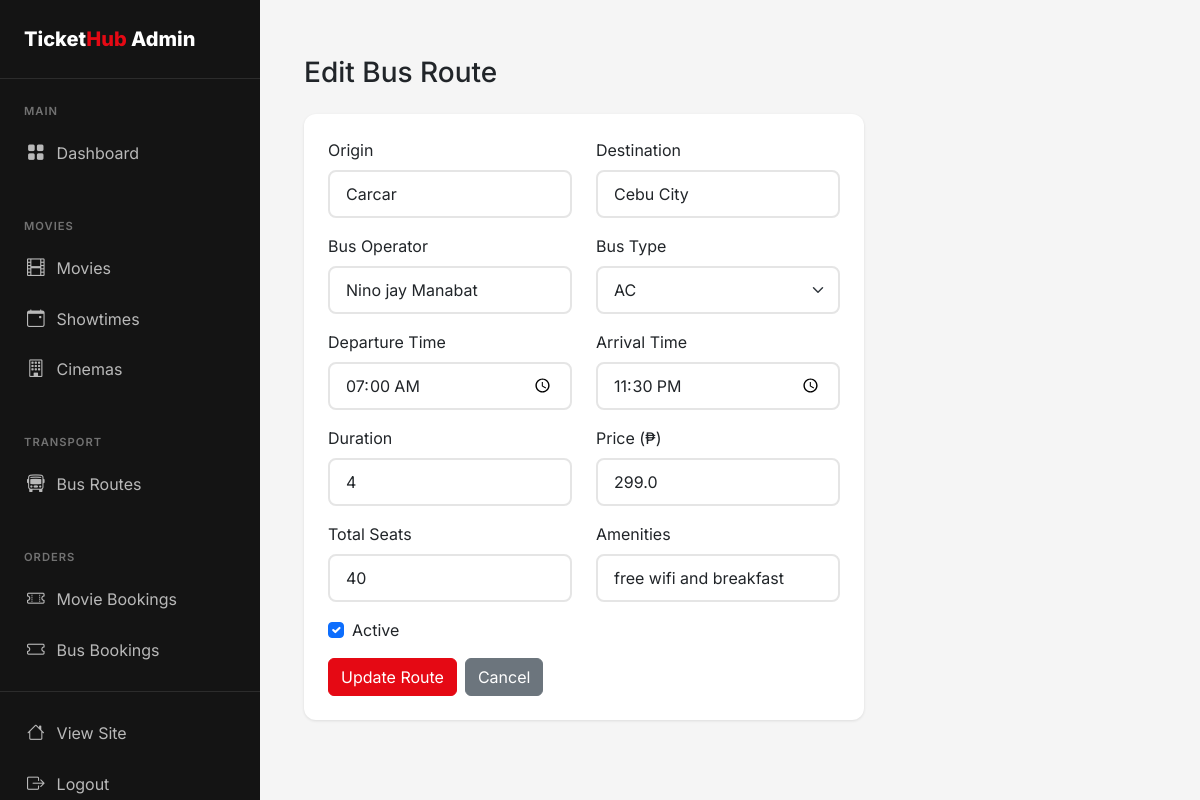
Page /admin/bus-routes/edit/1 (signed in) on the committed database.
### flask_app/app.py (models this page shows)
class BusRoute(db.Model):
    id = db.Column(db.Integer, primary_key=True)
    origin = db.Column(db.String(100), nullable=False)
    destination = db.Column(db.String(100), nullable=False)
    bus_operator = db.Column(db.String(100))
    bus_type = db.Column(db.String(50))  # AC, Non-AC, Sleeper, etc.
    departure_time = db.Column(db.Time, nullable=False)
    arrival_time = db.Column(db.Time, nullable=False)
    duration = db.Column(db.String(50))
    price = db.Column(db.Float, nullable=False)
    total_seats = db.Column(db.Integer, default=40)
    amenities = db.Column(db.String(255))  # WiFi, Charging, etc.
    is_active = db.Column(db.Boolean, default=True)
    schedules = db.relationship('BusSchedule', backref='route', lazy=True)

### flask_app/app.py (the view, shortened to what this page needs)
@app.route('/admin/bus-routes/edit/<int:route_id>', methods=['GET', 'POST'])
@login_required
@admin_required
def admin_edit_bus_route(route_id):
    route = BusRoute.query.get_or_404(route_id)
    return render_template('admin/bus/edit.html', route=route)

### flask_app/app.py (called while the page is built)
@login_manager.user_loader
def load_user(user_id):
    return User.query.get(int(user_id))

def admin_required(f):
    @wraps(f)
    def decorated_function(*args, **kwargs):
        if not current_user.is_authenticated or not current_user.is_admin:
            flash('You need admin access for this action.', 'error')
            return redirect(url_for('index'))
        return f(*args, **kwargs)
    return decorated_function

### flask_app/templates/admin/bus/edit.html (shortened to what this page needs)
{% extends 'admin/base.html' %}
{% block admin_content %}
<div class="container-fluid py-4">
    <div class="row mb-4">
        <div class="col-12">
            <h1 class="h3 mb-0">Edit Bus Route</h1>
        </div>
    </div>
    <div class="row">
        <div class="col-lg-8">
            <div class="card">
                <div class="card-body p-4">
                    <form method="POST" action="{{ url_for('admin_edit_bus_route', route_id=route.id) }}">
                        <div class="row">
                            <div class="col-md-6 mb-3">
                                <label class="form-label">Origin</label>
                                <input type="text" class="form-control" name="origin" value="{{ route.origin }}" required>
                            </div>
                            <div class="col-md-6 mb-3">
                                <label class="form-label">Destination</label>
                                <input type="text" class="form-control" name="destination" value="{{ route.destination }}" required>
                            </div>
                        </div>
                        <div class="row">
                            <div class="col-md-6 mb-3">
                                <label class="form-label">Bus Operator</label>
                                <input type="text" class="form-control" name="bus_operator" value="{{ route.bus_operator or '' }}">
                            </div>
                            <div class="col-md-6 mb-3">
                                <label class="form-label">Bus Type</label>
                                <select class="form-select" name="bus_type">
                                    <option value="AC" {% if route.bus_type == 'AC' %}selected{% endif %}>AC</option>
                                </select>
                            </div>
                        </div>
                        <div class="row">
                            <div class="col-md-6 mb-3">
                                <label class="form-label">Departure Time</label>
                                <input type="time" class="form-control" name="departure_time" value="{{ route.departure_time.strftime('%H:%M') }}" required>
                            </div>
                            <div class="col-md-6 mb-3">
                                <label class="form-label">Arrival Time</label>
                                <input type="time" class="form-control" name="arrival_time" value="{{ route.arrival_time.strftime('%H:%M') }}" required>
                            </div>
                        </div>
                        <div class="row">
                            <div class="col-md-6 mb-3">
                                <label class="form-label">Duration</label>
                                <input type="text" class="form-control" name="duration" value="{{ route.duration or '' }}" placeholder="e.g., 8 hours">
                            </div>
                            <div class="col-md-6 mb-3">
                                <label class="form-label">Price (₱)</label>
                                <input type="number" class="form-control" name="price" value="{{ route.price }}" step="0.01" required>
                            </div>
                        </div>
                        <div class="row">
                            <div class="col-md-6 mb-3">
                                <label class="form-label">Total Seats</label>
                                <input type="number" class="form-control" name="total_seats" value="{{ route.total_seats }}" required>
                            </div>
                            <div class="col-md-6 mb-3">
                                <label class="form-label">Amenities</label>
                                <input type="text" class="form-control" name="amenities" value="{{ route.amenities or '' }}" placeholder="e.g., WiFi, Charging, AC">
                            </div>
                        </div>
                        <div class="mb-3">
                            <div class="form-check">
                                <input class="form-check-input" type="checkbox" name="is_active" id="isActive" {% if route.is_active %}checked{% endif %}>
                                <label class="form-check-label" for="isActive">
                                    Active
                                </label>
                            </div>
                        </div>
                        <div class="d-flex gap-2">
                            <button type="submit" class="btn btn-primary">Update Route</button>
                            <a href="{{ url_for('admin_bus_routes') }}" class="btn btn-secondary">Cancel</a>
                        </div>
                    </form>
                </div>
            </div>
        </div>
    </div>
</div>
{% endblock %}

### flask_app/templates/admin/base.html (style rules this page uses)
:root { --primary: #E50914; --primary-dark: #B20710; --secondary: #0A84FF; --dark: #141414; --dark-lighter: #1F1F1F; --gray-100: #F5F5F5; --gray-200: #E5E5E5; --gray-600: #6B7280; --success: #22C55E; }
body { font-family: 'Inter', sans-serif; background: var(--gray-100); }
.card { border: none; border-radius: 12px; box-shadow: 0 1px 3px rgba(0,0,0,0.1); }
.btn-primary { background: var(--primary); border-color: var(--primary); }
.form-control, .form-select { border: 2px solid var(--gray-200); border-radius: 8px; padding: 0.625rem 1rem; }

### rows in the picture
BusRoute: origin "Carcar", destination "Cebu City", bus_operator "Nino jay Manabat", bus_type "AC", departure_time "07:00", arrival_time "23:30", duration "4", price "299.0", total_seats "40", amenities "free wifi and breakfast", is_active "☑"
